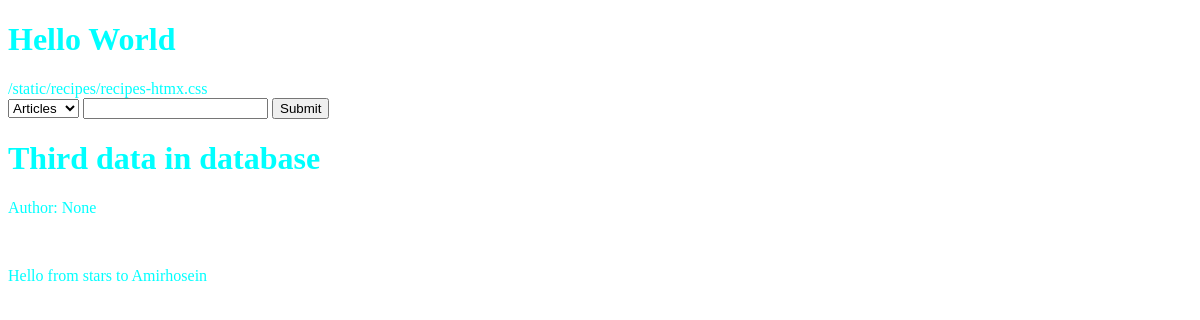
Screenshot of /articles/third-data-in-database/ with the database file from the repository.
### articles/models.py (models this page shows, shortened)
class Article(models.Model):
    user = models.ForeignKey(User, blank=True, null=True, on_delete=models.SET_NULL)
    title = models.CharField(max_length=70)
    content = models.TextField()
    slug = models.SlugField(unique=True, blank=True, null=True)
    timestamp = models.DateTimeField(auto_now_add=True)
    updated = models.DateTimeField(auto_now=True)
    publish = models.DateField(auto_now=False, auto_now_add=False, null=True, blank=True)
    objects = ArticleManager()

### articles/views.py (the view)
# urls.py: path("<slug:slug>/", article_detail_view, name="detail"),
def article_detail_view(request, slug, *args, **argv):
    article_obj = None
    if slug is not None:
        try:
            article_obj = Article.objects.get(slug=slug)
        except Article.DoesNotExist:
            raise Http404
        except Article.MultipleObjectsReturned:
            article_obj = Article.objects.filter(slug=slug).first()
        except:
            raise Http404
    context = {
        "object" : article_obj
    }
    return render(request, "articles/detail.html", context=context)

### articles/models.py (called while the page is built)
    def get_queryset(self):
            return ArticleQuerySet(self.model, using=self._db)

### templates/articles/detail.html (shortened to what this page needs)
{% extends "base.html" %}
{% block content %}
    {% if object %}
        <h1>{{ object.title }}</h1>
        <p>Author: {{ object.user }}
        </p>
        <br>
        <p>{{ object.content }}</p>
    {% endif %}
{% endblock %}

### static/recipes/recipes-htmx.css (style rules this page uses)
body { color: aqua; }

### rows the page displays
Article: title "Third data in database", user "None", content "Hello from stars to Amirhosein"
